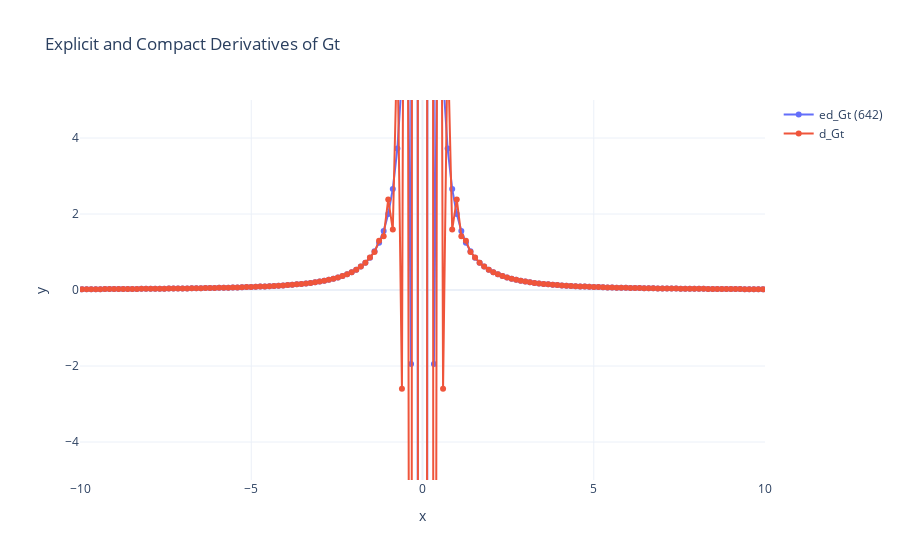

The cell this chart's notebook holds for it:
### Code cell
fig = go.Figure()
#fig.add_trace(go.Scatter(x=r, y=ed_Gt, name="ed_Gt (642)", mode="lines+markers"))
#fig.add_trace(go.Scatter(x=r, y=d_Gt, name="d_Gt", mode="lines+markers"))
fig.add_trace(go.Scatter(x=r, y=ed_Gt, name="ed_Gt (642)", mode="lines+markers",hoverinfo='skip'))
fig.add_trace(go.Scatter(x=r, y=d_Gt, name="d_Gt", mode="lines+markers",hoverinfo='skip'))

# we need to add the on_click event to each trace separately       
for i in range( len(fig.data) ):
    fig.data[i].on_click(update_trace)

# Layout with log scale option
fig.update_layout(
    title='Explicit and Compact Derivatives of Gt',
    xaxis=dict(title='x', type='linear'),  # use 'log' for log scale
    yaxis=dict(title='y'),
    xaxis_range=[-10,10],
    yaxis_range=[-5,5],
    hovermode='x',
    template='plotly_white'
)

fig.show()

### Figure 1 — Plotly figure (JSON) as saved in the notebook; plotly's stock layout.template omitted (floating-point values rounded to 4 significant figures; data arrays with more than 128 entries replaced by an {"elided": "..."} marker saying what was removed)
{"data": [{"hoverinfo": "skip", "mode": "lines+markers", "name": "ed_Gt (642)", "type": "scatter", "x": {"elided": "1506 float values"}, "y": {"elided": "1506 float values"}}, {"hoverinfo": "skip", "mode": "lines+markers", "name": "d_Gt", "type": "scatter", "x": {"elided": "1506 float values"}, "y": {"elided": "1506 float values"}}], "layout": {"hovermode": "x", "title": {"text": "Explicit and Compact Derivatives of Gt"}, "xaxis": {"range": [-10, 10], "title": {"text": "x"}, "type": "linear"}, "yaxis": {"range": [-5, 5], "title": {"text": "y"}}}}
